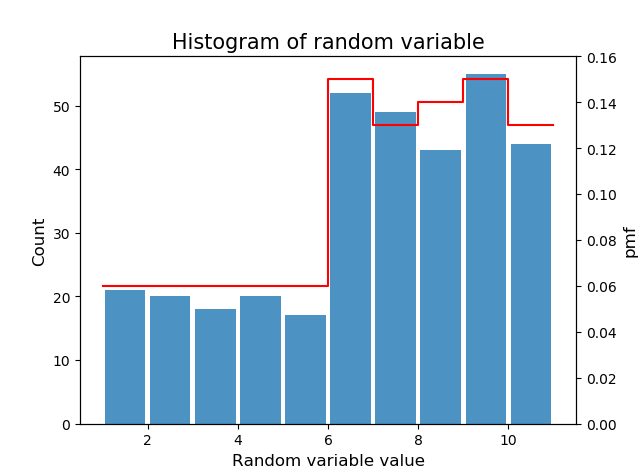

Here is the Python script that generated this plot:
import numpy as np
import matplotlib.pyplot as plt

pmf_q = [0.05]*20
pmf_p = 5*[0.06]+[0.15,0.13,0.14,0.15,0.13]+[0]*10
simu_times = 1000
c=3
ran_sequence = []

for simu in range(simu_times):
    u = np.random.rand()
    q = np.random.randint(1,21)
    ratio = pmf_p[q-1]/pmf_q[q-1]/c
    if (u<ratio):
        ran_sequence.append(q)

fig = plt.figure()
ax = fig.add_subplot(111)
ax.hist(ran_sequence,rwidth=0.9,alpha=0.8,bins=range(1,12))
ax.set_title('Histogram of random variable',fontsize=15)
ax.set_xlabel('Random variable value',fontsize=12)
ax.set_ylabel('Count',fontsize=12)

ax1 = ax.twinx()
ax1.step(range(1,12),[0.06]+pmf_p[0:10],'r')
ax1.set_ylabel('pmf',fontsize=12)
ax1.set_ylim([0,0.16])

plt.show()

ran_sequence = np.array(ran_sequence)
sample_mean = np.sum(ran_sequence)/ran_sequence.size
sample_variance = np.sum(np.square(ran_sequence-sample_mean))/(ran_sequence.size-1)
print(sample_mean,sample_variance)

expectation = 0
moment = 0
for i in range(10):
    expectation += pmf_p[i]*(i+1)
    moment += pmf_p[i]*(i+1)**2
varaince = moment-expectation**2
print(expectation,varaince)

sample_efficiency = len(ran_sequence)/simu_times
print(sample_efficiency)
